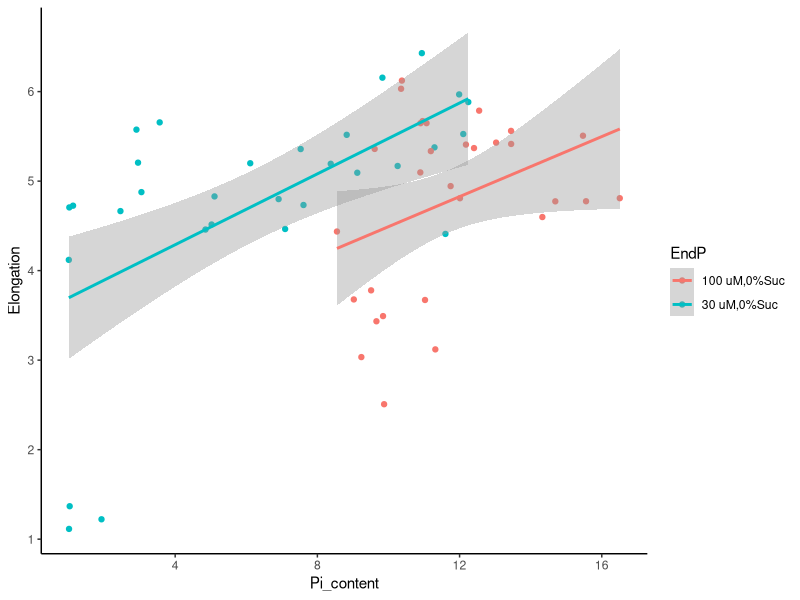
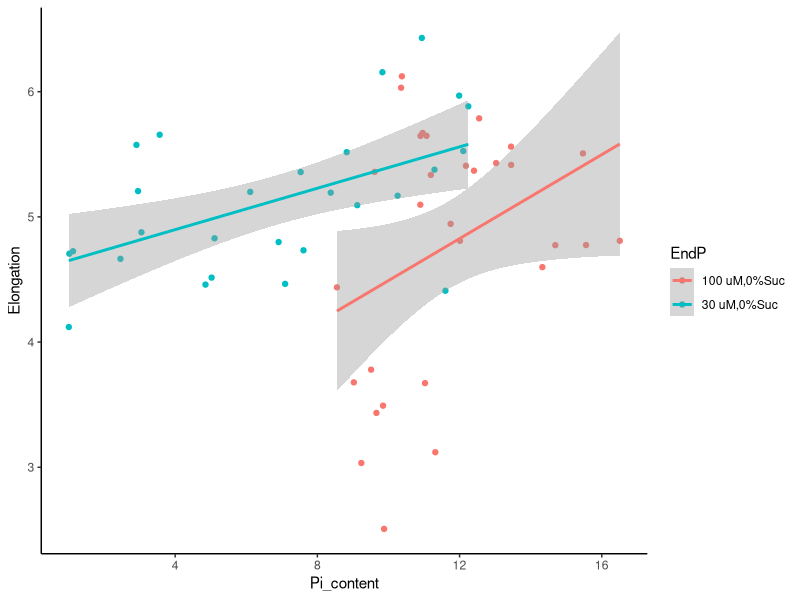
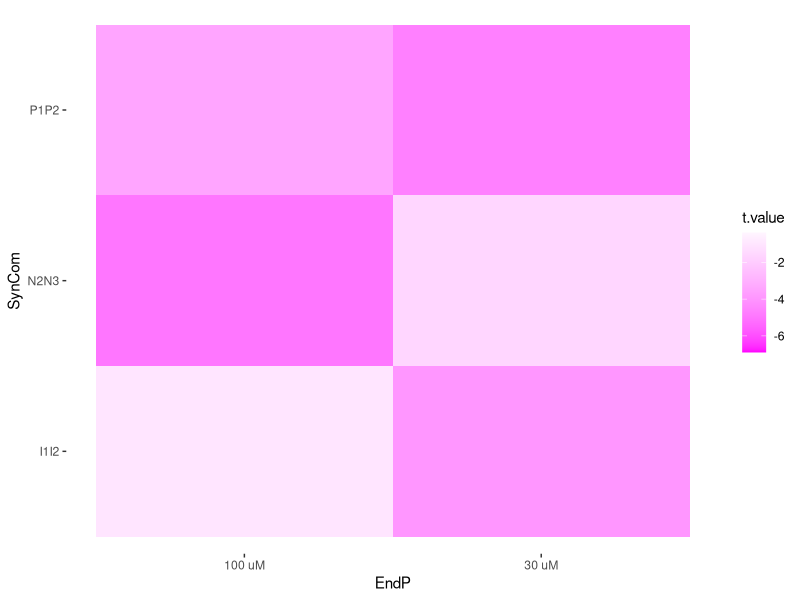

Reproduce these figures in R, in order.
## ---- chunk 1
library(tidyverse)
## ---- chunk 2
Dat <- read_tsv("data/phenotypes.tsv",
                col_types = cols(Pi_content = col_number(),
                                 Elongation = col_number(),
                                 Experiment = col_character(),
                                 EndP = col_character(),
                                 Bacteria = col_character(),
                                 Plate = col_character()))
Dat
## ---- chunk 3
Dat %>%
  ggplot(aes(x = Pi_content, y = Elongation, col = EndP)) +
  geom_point() +
  geom_smooth(method = "lm", formula = y ~ x) +
  theme_classic()
## ---- chunk 4
Dat %>%
  arrange(Elongation)
## ---- chunk 5
Dat <- Dat %>%
  filter(Elongation > 2)
## ---- chunk 6
Dat %>%
  ggplot(aes(x = Pi_content, y = Elongation, col = EndP)) +
  geom_point() +
  geom_smooth(method = "lm", formula = y ~ x) +
  theme_classic()
## ---- chunk 7
f1 <- Elongation ~ Pi_content + Bacteria + Experiment
m1 <- lm(f1, data = Dat %>% filter(Elongation > 2))
summary(m1)
## ---- chunk 8
knitr::kable(summary(m1)$coefficients,
             caption = paste("Coefficients of linear model (",
                             format(f1), ").",
                             "We observe that shoot Pi content has no significant",
                             "effect on main root elongation."))
## ---- chunk 9
test_phenotype <- function(Dat, phenotype){
  f1 <- paste(phenotype, "~", "Bacteria + Experiment")
  f1 <- as.formula(f1)
  
  m1 <- lm(f1, data = Dat)
  Res <- summary(m1)$coefficients
  
  Res <- as.data.frame(Res)
  Res$var <- row.names(Res)
  row.names(Res) <- NULL
  Res <- Res %>%
    filter(var %in% c("BacteriaI1I2", "BacteriaN2N3", "BacteriaP1P2" )) %>%
    mutate(phenotype = phenotype) %>%
    rename(se = "Std. Error",
           t.value = "t value",
           p.value = "Pr(>|t|)")
  
  return(Res)
}
## ---- chunk 10
Pi_res <- bind_rows(test_phenotype(Dat = Dat %>%
                                     filter(EndP == "30 uM,0%Suc"),
                                   phenotype = "Pi_content") %>%
                      mutate(EndP = "30 uM"),
                    test_phenotype(Dat = Dat %>%
                                     filter(EndP == "100 uM,0%Suc"),
                                   phenotype = "Pi_content") %>%
                      mutate(EndP = "100 uM"))
Pi_res
## ---- chunk 11
Elo_res <- bind_rows(test_phenotype(Dat = Dat %>%
                                      filter(EndP == "30 uM,0%Suc"),
                                    phenotype = "Elongation") %>%
                       mutate(EndP = "30 uM"),
                     test_phenotype(Dat = Dat %>%
                                      filter(EndP == "100 uM,0%Suc"),
                                    phenotype = "Elongation") %>%
                       mutate(EndP = "100 uM"))
Elo_res
## ---- chunk 12
Res <- bind_rows(Pi_res, Elo_res) %>%
  mutate(SynCom = str_remove(var, "^Bacteria")) %>%
  select(-var)
Res
## ---- chunk 13
Res %>%
  ggplot(aes(x = EndP, y = SynCom)) +
  geom_tile(aes(fill = t.value)) +
  scale_fill_gradient2(low = "magenta", mid = "white", high = "green",
                       midpoint = 0) +
  theme(panel.background = element_blank())

# knitr::include_graphics("figs/Fig3C.jpeg")
